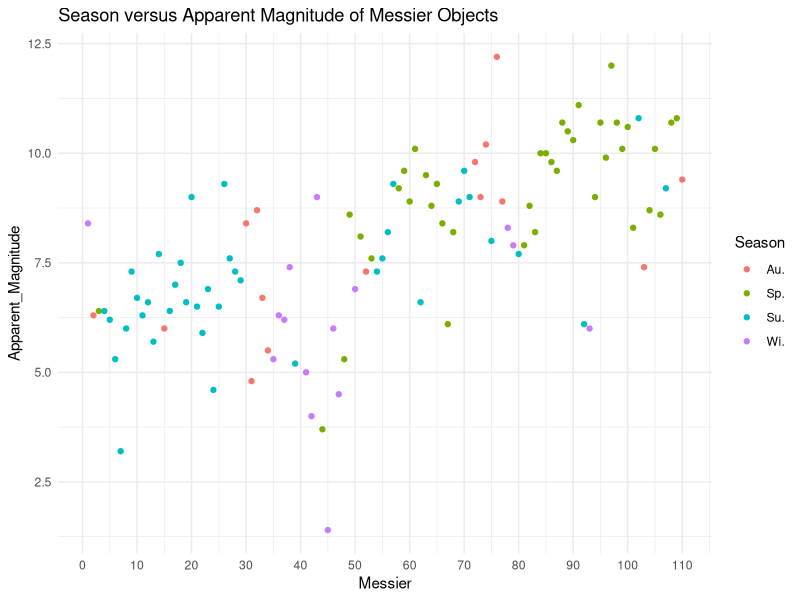
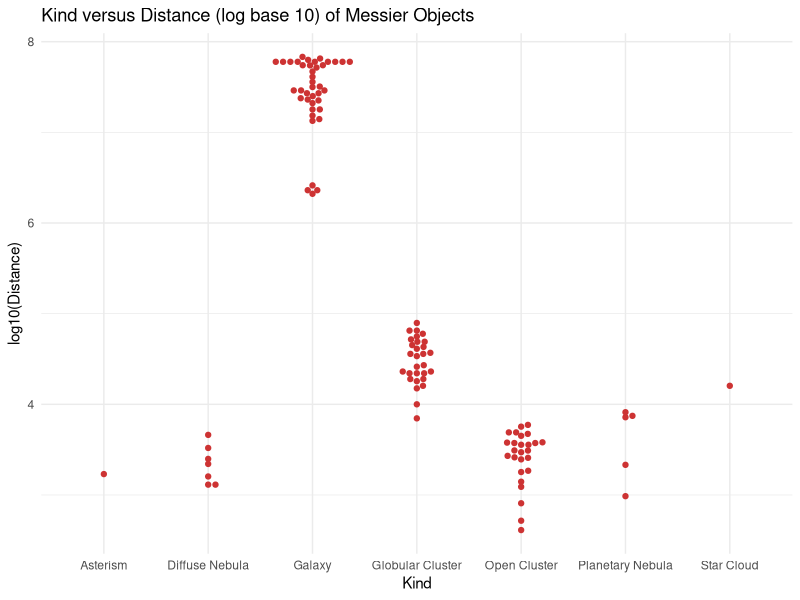
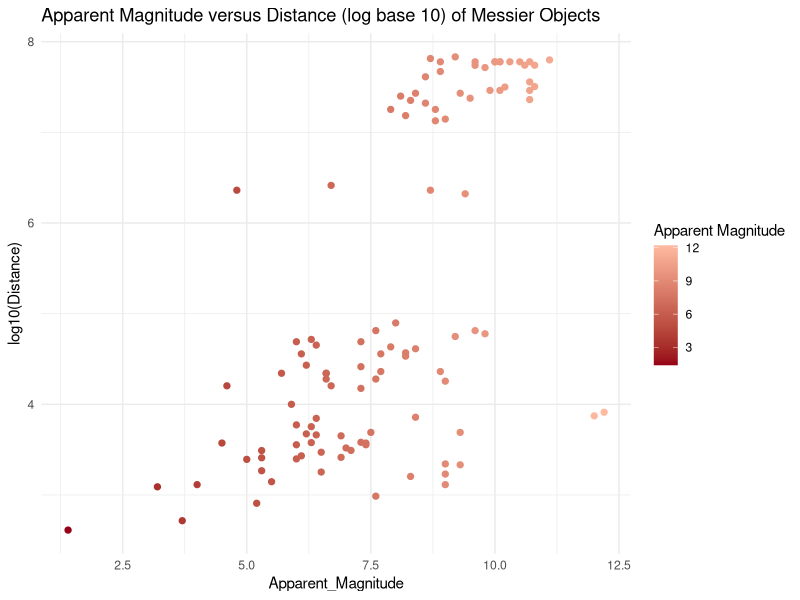
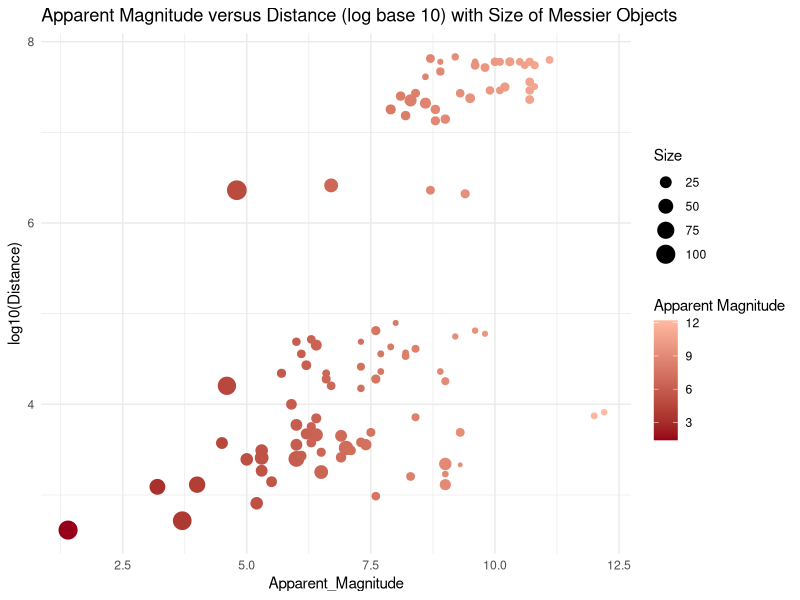

Recreate these plots in R, in order.
## ---- chunk 1
library(ggplot2)
library(ggbeeswarm)
## ---- chunk 2
setwd("C:/Users/maimu/OneDrive/Documents/DePaul/DSC 465/3rd")
## ---- chunk 3
MessierData <- read.csv("MessierData.csv", header=FALSE, comment.char="#")
#Drop first row. Importing malfunction.
messierData <- MessierData[-1, ]
#Adding columns name.
colnames(messierData) <- c("Messier", "NGC", "Kind", "Type", "Distance", "Size",
                           "Apparent_Magnitude", "R.A.", "Dec.", "Constellation",
                           "Season", "Discoverer", "Year", "Remarks")

#Replace cells that empty or containing '-' with NA.
messierData[messierData == "" | messierData == "-" | messierData == "?"] <- NA
#Drop Remarks column due to high missing values.
messierData <- messierData[, -which(names(messierData) == "Remarks")]
#Remove row with Messier = 40. Missing 8 out of 14 values.
messierData <- messierData[messierData$Messier != 40, ]

print(paste("Missing values count: ", sum(is.na(messierData))))
print(paste("Row:", dim(messierData)[1], "Column:", dim(messierData)[2]))
## ---- chunk 4
messierData$Messier <- as.numeric(messierData$Messier)
ggplot(messierData, aes(x = Messier, y = Apparent_Magnitude, color = Season)) +
  geom_point() +
  scale_x_continuous(breaks = seq(0, 110, by = 10),
                     labels = function(x) ifelse(x %% 10 == 0, as.character(x), "")) +
  theme_minimal() +
  ggtitle("Season versus Apparent Magnitude of Messier Objects")
## ---- chunk 5
ggplot(messierData , aes(x = Kind, y =log10(Distance))) +
  geom_beeswarm(color = 'brown3') +
  ggtitle("Kind versus Distance (log base 10) of Messier Objects") +
  theme_minimal()
## ---- chunk 6
ggplot(messierData, aes(x = Apparent_Magnitude, y = log10(Distance))) +
  geom_point(size = 1.8, aes(color = Apparent_Magnitude)) +
  scale_color_gradient(low = "#960018", high = "#ffbaa1", name = "Apparent Magnitude") +
  ggtitle("Apparent Magnitude versus Distance (log base 10) of Messier Objects") +
  theme_minimal()
## ---- chunk 7
ggplot(messierData, aes(x = Apparent_Magnitude, y = log10(Distance))) +
  geom_point(aes(size = Size, color = Apparent_Magnitude)) +
  scale_color_gradient(low = "#960018", high = "#ffbaa1", name = "Apparent Magnitude") +
  ggtitle("Apparent Magnitude versus Distance (log base 10) with Size of Messier Objects") +
  theme_minimal() 
